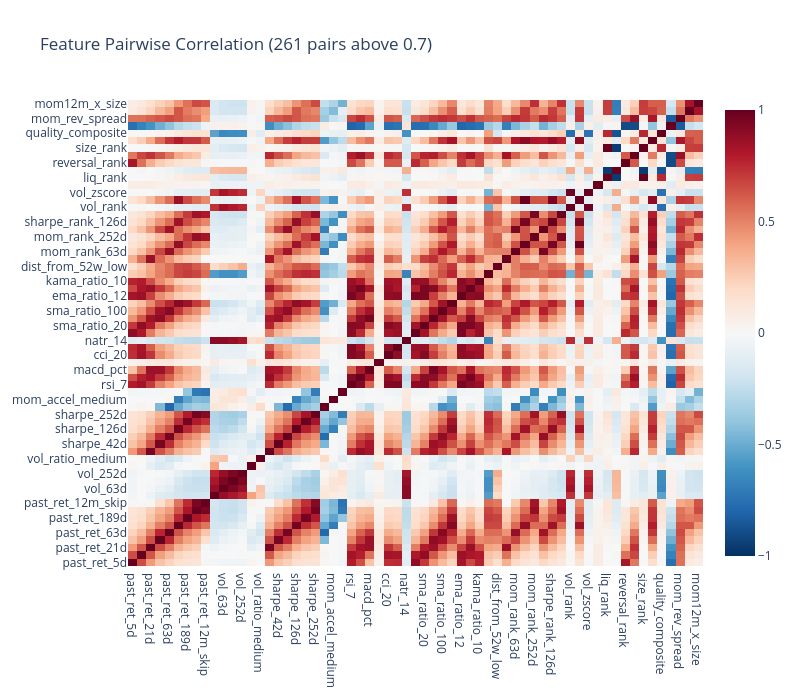

Source (notebook cell):
### Markdown cell above
### Pairwise Feature Correlation

### Code cell
high_corr_pairs = []

if eval_df is not None:
    # Sample every 20th date for efficiency (~4.5M rows is very large)
    _sample_dates = eval_df["timestamp"].unique().sort().gather_every(20)
    _corr_data = (
        eval_df.filter(pl.col("timestamp").is_in(_sample_dates))
        .select(feature_cols)
        .to_pandas()
        .corr(method="spearman")
    )

    for i, f1 in enumerate(_corr_data.columns):
        for j, f2 in enumerate(_corr_data.columns):
            if i < j and abs(_corr_data.iloc[i, j]) > 0.7:
                high_corr_pairs.append((f1, f2, float(_corr_data.iloc[i, j])))

    print(f"Feature pairs with |corr| > 0.7: {len(high_corr_pairs)}")

    fig = go.Figure(
        data=go.Heatmap(
            z=_corr_data.values,
            x=_corr_data.columns.tolist(),
            y=_corr_data.columns.tolist(),
            colorscale="RdBu_r",
            zmid=0,
            zmin=-1,
            zmax=1,
        )
    )
    fig.update_layout(
        title=f"Feature Pairwise Correlation ({len(high_corr_pairs)} pairs above 0.7)",
        template="plotly_white",
        height=700,
        width=800,
    )
    fig.show()

### Figure 1 — Plotly figure (JSON) as saved in the notebook; plotly's stock layout.template omitted (floating-point values rounded to 4 significant figures; data arrays with more than 128 entries replaced by an {"elided": "..."} marker saying what was removed)
{"data": [{"colorscale": [[0.0, "rgb(5,48,97)"], [0.1, "rgb(33,102,172)"], [0.2, "rgb(67,147,195)"], [0.3, "rgb(146,197,222)"], [0.4, "rgb(209,229,240)"], [0.5, "rgb(247,247,247)"], [0.6, "rgb(253,219,199)"], [0.7, "rgb(244,165,130)"], [0.8, "rgb(214,96,77)"], [0.9, "rgb(178,24,43)"], [1.0, "rgb(103,0,31)"]], "type": "heatmap", "x": ["past_ret_5d", "past_ret_10d", "past_ret_21d", "past_ret_42d", "past_ret_63d", "past_ret_126d", "past_ret_189d", "past_ret_252d", "past_ret_12m_skip", "vol_21d", "vol_63d", "vol_126d", "vol_252d", "vol_ratio_short", "vol_ratio_medium", "sharpe_21d", "sharpe_42d", "sharpe_63d", "sharpe_126d", "sharpe_189d", "sharpe_252d", "mom_accel_short", "mom_accel_medium", "mom_accel_long", "rsi_7", "rsi_14", "macd_pct", "adx_14", "cci_20", "stoch_k_14", "natr_14", "sma_ratio_10", "sma_ratio_20", "sma_ratio_50", "sma_ratio_100", "sma_ratio_200", "ema_ratio_12", "ema_ratio_26", "kama_ratio_10", "dist_from_52w_high", "dist_from_52w_low", "mom_rank_21d", "mom_rank_63d", "mom_rank_126d", "mom_rank_252d", "sharpe_rank_63d", "sharpe_rank_126d", "sharpe_rank_252d", "vol_rank", "mom_zscore_6m", "vol_zscore", "volume_ratio", "liq_rank", "illiq_rank", "reversal_rank", "rsi_rank", "size_rank", "momentum_composite", "quality_composite", "contrarian_composite", "mom_rev_spread", "mom_x_size", "mom12m_x_size"], "y": ["past_ret_5d", "past_ret_10d", "past_ret_21d", "past_ret_42d", "past_ret_63d", "past_ret_126d", "past_ret_189d", "past_ret_252d", "past_ret_12m_skip", "vol_21d", "vol_63d", "vol_126d", "vol_252d", "vol_ratio_short", "vol_ratio_medium", "sharpe_21d", "sharpe_42d", "sharpe_63d", "sharpe_126d", "sharpe_189d", "sharpe_252d", "mom_accel_short", "mom_accel_medium", "mom_accel_long", "rsi_7", "rsi_14", "macd_pct", "adx_14", "cci_20", "stoch_k_14", "natr_14", "sma_ratio_10", "sma_ratio_20", "sma_ratio_50", "sma_ratio_100", "sma_ratio_200", "ema_ratio_12", "ema_ratio_26", "kama_ratio_10", "dist_from_52w_high", "dist_from_52w_low", "mom_rank_21d", "mom_rank_63d", "mom_rank_126d", "mom_rank_252d", "sharpe_rank_63d", "sharpe_rank_126d", "sharpe_rank_252d", "vol_rank", "mom_zscore_6m", "vol_zscore", "volume_ratio", "liq_rank", "illiq_rank", "reversal_rank", "rsi_rank", "size_rank", "momentum_composite", "quality_composite", "contrarian_composite", "mom_rev_spread", "mom_x_size", "mom12m_x_size"], "z": {"elided": "63x63 float values"}, "zmax": 1, "zmid": 0, "zmin": -1}], "layout": {"height": 700, "title": {"text": "Feature Pairwise Correlation (261 pairs above 0.7)"}, "width": 800}}
